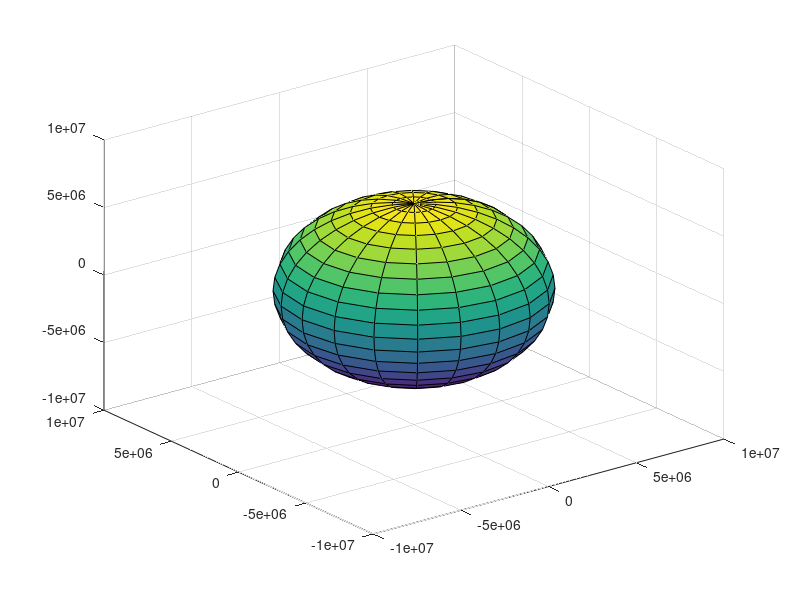

Here is the MATLAB script that generated this plot:
function plotWorld()
    %WGS system:
    a = 6378137;%m
    f = 1/298.257223563;
    e = sqrt(2*f-f^2);

    [X,Y,Z] = ellipsoid(0,0,0,a, a, a*(1-f));
    surf(X,Y,Z)

end
